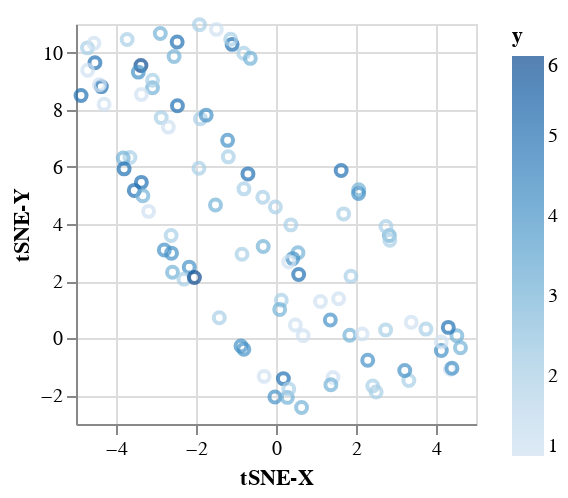

The code cell stored with this chart in its notebook:
### Code cell
import altair as alt

tsedf = pd.DataFrame(data=tf, columns=['tSNE-X', 'tSNE-Y'])
tsedf['y'] = y.reset_index(drop=True)
alt.Chart(tsedf).mark_point().encode(x='tSNE-X', y='tSNE-Y', color='y').properties(width=200, height=200)

### Figure 1 — Vega-Lite specification as saved in the notebook (floating-point values rounded to 4 significant figures)
{"$schema": "https://vega.github.io/schema/vega-lite/v3.4.0.json", "config": {"mark": {"tooltip": null}, "view": {"height": 300, "width": 400}}, "data": {"name": "data-a93210c0b223eab0d6a85fc3f95bb934"}, "datasets": {"data-a93210c0b223eab0d6a85fc3f95bb934": [{"tSNE-X": -4.527, "tSNE-Y": 9.644, "y": 5}, {"tSNE-X": -0.3298, "tSNE-Y": 4.936, "y": 2}, {"tSNE-X": 3.321, "tSNE-Y": -1.477, "y": 2}, {"tSNE-X": -0.02676, "tSNE-Y": -2.058, "y": 4}, {"tSNE-X": 2.067, "tSNE-Y": 5.2, "y": 3}, {"tSNE-X": -1.417, "tSNE-Y": 0.7201, "y": 2}, {"tSNE-X": -2.587, "tSNE-Y": 2.313, "y": 3}, {"tSNE-X": 2.503, "tSNE-Y": -1.879, "y": 2}, {"tSNE-X": 4.521, "tSNE-Y": 0.09099, "y": 3}, {"tSNE-X": -1.889, "tSNE-Y": 7.685, "y": 2}, {"tSNE-X": -3.721, "tSNE-Y": 10.45, "y": 2}, {"tSNE-X": 2.833, "tSNE-Y": 3.596, "y": 3}, {"tSNE-X": -2.169, "tSNE-Y": 2.49, "y": 4}, {"tSNE-X": -0.8073, "tSNE-Y": 9.978, "y": 2}, {"tSNE-X": -2.621, "tSNE-Y": 3.595, "y": 2}, {"tSNE-X": -1.097, "tSNE-Y": 10.29, "y": 5}, {"tSNE-X": 4.612, "tSNE-Y": -0.3305, "y": 3}, {"tSNE-X": 4.308, "tSNE-Y": 0.3816, "y": 5}, {"tSNE-X": -4.366, "tSNE-Y": 8.808, "y": 5}, {"tSNE-X": 1.111, "tSNE-Y": 1.288, "y": 1}, {"tSNE-X": -1.49, "tSNE-Y": 10.81, "y": 1}, {"tSNE-X": -2.471, "tSNE-Y": 10.37, "y": 5}, {"tSNE-X": 0.1324, "tSNE-Y": 1.332, "y": 2}, {"tSNE-X": 0.549, "tSNE-Y": 2.996, "y": 3}, {"tSNE-X": 3.748, "tSNE-Y": 0.3218, "y": 2}, {"tSNE-X": -3.652, "tSNE-Y": 6.325, "y": 2}, {"tSNE-X": 0.5666, "tSNE-Y": 2.231, "y": 5}, {"tSNE-X": -0.6416, "tSNE-Y": 9.798, "y": 3}, {"tSNE-X": -3.819, "tSNE-Y": 6.307, "y": 3}, {"tSNE-X": -2.464, "tSNE-Y": 8.14, "y": 5}, {"tSNE-X": 3.219, "tSNE-Y": -1.13, "y": 4}, {"tSNE-X": -1.926, "tSNE-Y": 5.954, "y": 2}, {"tSNE-X": -3.377, "tSNE-Y": 9.545, "y": 6}, {"tSNE-X": 0.679, "tSNE-Y": 0.09377, "y": 1}, {"tSNE-X": -2.3, "tSNE-Y": 2.07, "y": 2}, {"tSNE-X": 0.4194, "tSNE-Y": 2.788, "y": 4}, {"tSNE-X": -3.442, "tSNE-Y": 9.316, "y": 4}, {"tSNE-X": 0.3192, "tSNE-Y": 2.68, "y": 1}, {"tSNE-X": -1.133, "tSNE-Y": 10.47, "y": 2}, {"tSNE-X": -2.869, "tSNE-Y": 7.723, "y": 2}, {"tSNE-X": -3.088, "tSNE-Y": 8.772, "y": 3}, {"tSNE-X": -1.21, "tSNE-Y": 6.928, "y": 4}, {"tSNE-X": -0.8503, "tSNE-Y": 2.94, "y": 2}, {"tSNE-X": -3.365, "tSNE-Y": 5.457, "y": 5}, {"tSNE-X": 1.566, "tSNE-Y": 1.383, "y": 1}, {"tSNE-X": -1.192, "tSNE-Y": 6.35, "y": 2}, {"tSNE-X": -3.364, "tSNE-Y": 8.531, "y": 1}, {"tSNE-X": -0.3202, "tSNE-Y": 3.215, "y": 3}, {"tSNE-X": -0.2962, "tSNE-Y": -1.332, "y": 1}, {"tSNE-X": -3.542, "tSNE-Y": 5.176, "y": 5}, {"tSNE-X": -0.8012, "tSNE-Y": 5.23, "y": 2}, {"tSNE-X": 2.749, "tSNE-Y": 3.91, "y": 2}, {"tSNE-X": 1.873, "tSNE-Y": 2.169, "y": 2}, {"tSNE-X": -0.8044, "tSNE-Y": -0.3858, "y": 4}, {"tSNE-X": 3.382, "tSNE-Y": 0.5594, "y": 1}, {"tSNE-X": 1.691, "tSNE-Y": 4.353, "y": 2}, {"tSNE-X": -4.414, "tSNE-Y": 8.874, "y": 1}, {"tSNE-X": 0.1841, "tSNE-Y": -1.411, "y": 5}, {"tSNE-X": -2.039, "tSNE-Y": 2.126, "y": 6}, {"tSNE-X": 1.845, "tSNE-Y": 0.1088, "y": 3}, {"tSNE-X": -2.613, "tSNE-Y": 2.98, "y": 4}, {"tSNE-X": 0.6389, "tSNE-Y": -2.42, "y": 3}, {"tSNE-X": 2.064, "tSNE-Y": 5.068, "y": 4}, {"tSNE-X": -2.792, "tSNE-Y": 3.09, "y": 4}, {"tSNE-X": -0.8752, "tSNE-Y": -0.2679, "y": 4}, {"tSNE-X": -1.746, "tSNE-Y": 7.81, "y": 4}, {"tSNE-X": 0.2835, "tSNE-Y": -2.069, "y": 3}, {"tSNE-X": -4.874, "tSNE-Y": 8.498, "y": 5}, {"tSNE-X": 4.356, "tSNE-Y": -1.084, "y": 1}, {"tSNE-X": -0.01547, "tSNE-Y": 4.598, "y": 2}, {"tSNE-X": 4.4, "tSNE-Y": -1.047, "y": 4}, {"tSNE-X": -2.893, "tSNE-Y": 10.67, "y": 3}, {"tSNE-X": 0.09256, "tSNE-Y": 1.011, "y": 3}, {"tSNE-X": -3.329, "tSNE-Y": 4.991, "y": 3}, {"tSNE-X": -3.797, "tSNE-Y": 5.93, "y": 5}, {"tSNE-X": -1.912, "tSNE-Y": 10.98, "y": 2}, {"tSNE-X": 2.845, "tSNE-Y": 3.431, "y": 2}, {"tSNE-X": 1.425, "tSNE-Y": -1.373, "y": 1}, {"tSNE-X": -0.7013, "tSNE-Y": 5.753, "y": 5}, {"tSNE-X": 1.629, "tSNE-Y": 5.87, "y": 5}, {"tSNE-X": -3.186, "tSNE-Y": 4.442, "y": 1}, {"tSNE-X": -2.69, "tSNE-Y": 7.391, "y": 1}, {"tSNE-X": 0.3713, "tSNE-Y": 3.969, "y": 2}, {"tSNE-X": 2.42, "tSNE-Y": -1.671, "y": 2}, {"tSNE-X": 1.372, "tSNE-Y": -1.629, "y": 3}, {"tSNE-X": 2.741, "tSNE-Y": 0.2943, "y": 2}, {"tSNE-X": -1.513, "tSNE-Y": 4.665, "y": 3}, {"tSNE-X": -3.086, "tSNE-Y": 9.031, "y": 2}, {"tSNE-X": 0.4844, "tSNE-Y": 0.4675, "y": 1}, {"tSNE-X": 2.293, "tSNE-Y": -0.7703, "y": 4}, {"tSNE-X": -4.713, "tSNE-Y": 10.16, "y": 2}, {"tSNE-X": 2.154, "tSNE-Y": 0.1478, "y": 1}, {"tSNE-X": 4.133, "tSNE-Y": -0.4285, "y": 4}, {"tSNE-X": 1.358, "tSNE-Y": 0.6429, "y": 4}, {"tSNE-X": -4.297, "tSNE-Y": 8.19, "y": 1}, {"tSNE-X": 4.132, "tSNE-Y": -0.1317, "y": 1}, {"tSNE-X": 0.319, "tSNE-Y": -1.778, "y": 2}, {"tSNE-X": -4.551, "tSNE-Y": 10.33, "y": 1}, {"tSNE-X": -4.709, "tSNE-Y": 9.383, "y": 1}, {"tSNE-X": -2.548, "tSNE-Y": 9.864, "y": 3}]}, "encoding": {"color": {"field": "y", "type": "quantitative"}, "x": {"field": "tSNE-X", "type": "quantitative"}, "y": {"field": "tSNE-Y", "type": "quantitative"}}, "height": 200, "mark": "point", "width": 200}
